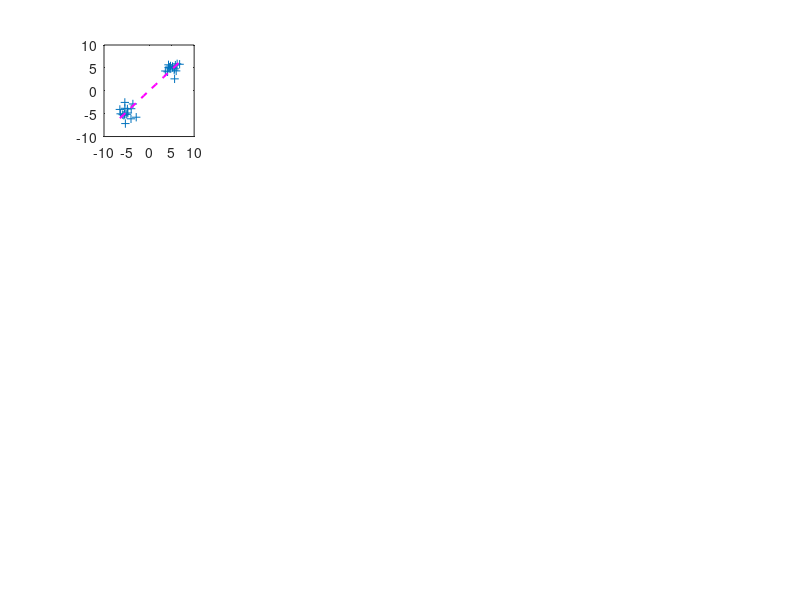

Recreate this plot in MATLAB. (Note: this script raises an error after producing the figure.)
%% Compare RSA Matrices Simulation

N = 16;

figure('Pos', [326 71 1291 912])

mu = [-5 -5; 5 5];
sigma = cat(3,[1 0; 0 1], [1 0; 0 1]);
%rng('default')  % For reproducibility
R = [];
R = [R; mvnrnd(mu(1,:),sigma(:,:,1),N)];
R = [R; mvnrnd(mu(2,:),sigma(:,:,2),N)];

subplot(4,5,1)
plot(R(:,1),R(:,2),'+')
set(gca,'xlim',[-10 10], 'ylim',[-10 10])
hold on
B = polyfit(R(:,1), R(:,2),1);
ls1 = plot(linspace(min(R(:,1)), max(R(:,1)),N),B(2) + linspace(min(R(:,1)), max(R(:,1)),N)*B(1),'--m','linewidth',1.5);
text(ls1.XData(end), ls1.YData(end),strrep(sprintf('r = %1.3f',corr(R(:,1), R(:,2))),'0.','.'),'Color','m')
B = polyfit(R(1:N,1), R(1:N,2),1);
ls2 = plot(linspace(min(R(1:N,1)), max(R(1:N,1)),N),B(2) + linspace(min(R(1:N,1)), max(R(1:N,1)),N)*B(1),'--r','linewidth',1.5);
text(ls2.XData(end), ls2.YData(end),strrep(sprintf('r = %1.3f',corr(R(1:N,1), R(1:N,2))),'0.','.'),'Color','r')
B = polyfit(R(N+1:end,1), R(N+1:end,2),1);
ls3 = plot(linspace(min(R(N+1:end,1)), max(R(N+1:end,1)),N),B(2) + linspace(min(R(N+1:end,1)), max(R(N+1:end,1)),N)*B(1),'--g','linewidth',1.5);
text(ls3.XData(end), ls3.YData(end),strrep(sprintf('r = %1.3f',corr(R(N+1:end,1), R(N+1:end,2))),'0.','.'),'Color','g')
hold off
title(sprintf('V_{corr} = %1.4f', (atanh(corr(R(1:N,1), R(1:N,2))) - atanh(corr(R(N+1:end,1), R(N+1:end,2))))*(atanh(corr(R(:,1), R(:,2))))))

mu = [-1 -1; 1 1];
sigma = cat(3,[1 0; 0 1], [1 0; 0 1]);
%rng('default')  % For reproducibility
R = [];
R = [R; mvnrnd(mu(1,:),sigma(:,:,1),N)];
R = [R; mvnrnd(mu(2,:),sigma(:,:,2),N)];

subplot(4,5,2)
plot(R(:,1),R(:,2),'+')
set(gca,'xlim',[-5 5], 'ylim',[-5 5])
hold on
B = polyfit(R(:,1), R(:,2),1);
ls1 = plot(linspace(min(R(:,1)), max(R(:,1)),N),B(2) + linspace(min(R(:,1)), max(R(:,1)),N)*B(1),'--m','linewidth',1.5);
text(ls1.XData(end), ls1.YData(end),strrep(sprintf('r = %1.3f',corr(R(:,1), R(:,2))),'0.','.'),'Color','m')
B = polyfit(R(1:N,1), R(1:N,2),1);
ls2 = plot(linspace(min(R(1:N,1)), max(R(1:N,1)),N),B(2) + linspace(min(R(1:N,1)), max(R(1:N,1)),N)*B(1),'--r','linewidth',1.5);
text(ls2.XData(end), ls2.YData(end),strrep(sprintf('r = %1.3f',corr(R(1:N,1), R(1:N,2))),'0.','.'),'Color','r')
B = polyfit(R(N+1:end,1), R(N+1:end,2),1);
ls3 = plot(linspace(min(R(N+1:end,1)), max(R(N+1:end,1)),N),B(2) + linspace(min(R(N+1:end,1)), max(R(N+1:end,1)),N)*B(1),'--g','linewidth',1.5);
text(ls3.XData(end), ls3.YData(end),strrep(sprintf('r = %1.3f',corr(R(N+1:end,1), R(N+1:end,2))),'0.','.'),'Color','g')
hold off
title(sprintf('V_{corr} = %1.4f', (atanh(corr(R(1:N,1), R(1:N,2))) - atanh(corr(R(N+1:end,1), R(N+1:end,2))))*(atanh(corr(R(:,1), R(:,2))))))

mu = [0 0; 0 0];
sigma = cat(3,[1 0; 0 1], [1 0; 0 1]);
%rng('default')  % For reproducibility
R = [];
R = [R; mvnrnd(mu(1,:),sigma(:,:,1),N)];
R = [R; mvnrnd(mu(2,:),sigma(:,:,2),N)];

subplot(4,5,3)
plot(R(:,1),R(:,2),'+')
set(gca,'xlim',[-5 5], 'ylim',[-5 5])
hold on
B = polyfit(R(:,1), R(:,2),1);
ls1 = plot(linspace(min(R(:,1)), max(R(:,1)),N),B(2) + linspace(min(R(:,1)), max(R(:,1)),N)*B(1),'--m','linewidth',1.5);
text(ls1.XData(end), ls1.YData(end),strrep(sprintf('r = %1.3f',corr(R(:,1), R(:,2))),'0.','.'),'Color','m')
B = polyfit(R(1:N,1), R(1:N,2),1);
ls2 = plot(linspace(min(R(1:N,1)), max(R(1:N,1)),N),B(2) + linspace(min(R(1:N,1)), max(R(1:N,1)),N)*B(1),'--r','linewidth',1.5);
text(ls2.XData(end), ls2.YData(end),strrep(sprintf('r = %1.3f',corr(R(1:N,1), R(1:N,2))),'0.','.'),'Color','r')
B = polyfit(R(N+1:end,1), R(N+1:end,2),1);
ls3 = plot(linspace(min(R(N+1:end,1)), max(R(N+1:end,1)),N),B(2) + linspace(min(R(N+1:end,1)), max(R(N+1:end,2)),N)*B(1),'--g','linewidth',1.5);
text(ls3.XData(end), ls3.YData(end),strrep(sprintf('r = %1.3f',corr(R(N+1:end,1), R(N+1:end,2))),'0.','.'),'Color','g')
hold off
title(sprintf('V_{corr} = %1.4f', (atanh(corr(R(1:N,1), R(1:N,2))) - atanh(corr(R(N+1:end,1), R(N+1:end,2))))*(atanh(corr(R(:,1), R(:,2))))))

mu = [-1 1; 1 -1];
sigma = cat(3,[1 0; 0 1], [1 0; 0 1]);
%rng('default')  % For reproducibility
R = [];
R = [R; mvnrnd(mu(1,:),sigma(:,:,1),N)];
R = [R; mvnrnd(mu(2,:),sigma(:,:,2),N)];

subplot(4,5,4)
plot(R(:,1),R(:,2),'+')
set(gca,'xlim',[-5 5], 'ylim',[-5 5])
hold on
B = polyfit(R(:,1), R(:,2),1);
ls1 = plot(linspace(min(R(:,1)), max(R(:,1)),N),B(2) + linspace(min(R(:,1)), max(R(:,1)),N)*B(1),'--m','linewidth',1.5);
text(ls1.XData(end), ls1.YData(end),strrep(sprintf('r = %1.3f',corr(R(:,1), R(:,2))),'0.','.'),'Color','m')
B = polyfit(R(1:N,1), R(1:N,2),1);
ls2 = plot(linspace(min(R(1:N,1)), max(R(1:N,1)),N),B(2) + linspace(min(R(1:N,1)), max(R(1:N,1)),N)*B(1),'--r','linewidth',1.5);
text(ls2.XData(end), ls2.YData(end),strrep(sprintf('r = %1.3f',corr(R(1:N,1), R(1:N,2))),'0.','.'),'Color','r')
B = polyfit(R(N+1:end,1), R(N+1:end,2),1);
ls3 = plot(linspace(min(R(N+1:end,1)), max(R(N+1:end,1)),N),B(2) + linspace(min(R(N+1:end,1)), max(R(N+1:end,1)),N)*B(1),'--g','linewidth',1.5);
text(ls3.XData(end), ls3.YData(end),strrep(sprintf('r = %1.3f',corr(R(N+1:end,1), R(N+1:end,2))),'0.','.'),'Color','g')
hold off
title(sprintf('V_{corr} = %1.4f', (atanh(corr(R(1:N,1), R(1:N,2))) - atanh(corr(R(N+1:end,1), R(N+1:end,2))))*(atanh(corr(R(:,1), R(:,2))))))

mu = [-5 5; 5 -5];
sigma = cat(3,[1 0; 0 1], [1 0; 0 1]);
%rng('default')  % For reproducibility
R = [];
R = [R; mvnrnd(mu(1,:),sigma(:,:,1),N)];
R = [R; mvnrnd(mu(2,:),sigma(:,:,2),N)];

subplot(4,5,5)
plot(R(:,1),R(:,2),'+')
set(gca,'xlim',[-10 10], 'ylim',[-10 10])
hold on
B = polyfit(R(:,1), R(:,2),1);
ls1 = plot(linspace(min(R(:,1)), max(R(:,1)),N),B(2) + linspace(min(R(:,1)), max(R(:,1)),N)*B(1),'--m','linewidth',1.5);
text(ls1.XData(end), ls1.YData(end),strrep(sprintf('r = %1.3f',corr(R(:,1), R(:,2))),'0.','.'),'Color','m')
B = polyfit(R(1:N,1), R(1:N,2),1);
ls2 = plot(linspace(min(R(1:N,1)), max(R(1:N,1)),N),B(2) + linspace(min(R(1:N,1)), max(R(1:N,1)),N)*B(1),'--r','linewidth',1.5);
text(ls2.XData(end), ls2.YData(end),strrep(sprintf('r = %1.3f',corr(R(1:N,1), R(1:N,2))),'0.','.'),'Color','r')
B = polyfit(R(N+1:end,1), R(N+1:end,2),1);
ls3 = plot(linspace(min(R(N+1:end,1)), max(R(N+1:end,1)),N),B(2) + linspace(min(R(N+1:end,1)), max(R(N+1:end,1)),N)*B(1),'--g','linewidth',1.5);
text(ls3.XData(end), ls3.YData(end),strrep(sprintf('r = %1.3f',corr(R(N+1:end,1), R(N+1:end,2))),'0.','.'),'Color','g')
hold off
title(sprintf('V_{corr} = %1.4f', (atanh(corr(R(1:N,1), R(1:N,2))) - atanh(corr(R(N+1:end,1), R(N+1:end,2))))*(atanh(corr(R(:,1), R(:,2))))))

mu = [-5 -5; 5 5];
sigma = cat(3,[1 .9; .9 1], [1 0; 0 1]);
%rng('default')  % For reproducibility
R = [];
R = [R; mvnrnd(mu(1,:),sigma(:,:,1),N)];
R = [R; mvnrnd(mu(2,:),sigma(:,:,2),N)];

subplot(4,5,6)
plot(R(:,1),R(:,2),'+')
set(gca,'xlim',[-10 10], 'ylim',[-10 10])
hold on
B = polyfit(R(:,1), R(:,2),1);
ls1 = plot(linspace(min(R(:,1)), max(R(:,1)),N),B(2) + linspace(min(R(:,1)), max(R(:,1)),N)*B(1),'--m','linewidth',1.5);
text(ls1.XData(end), ls1.YData(end),strrep(sprintf('r = %1.3f',corr(R(:,1), R(:,2))),'0.','.'),'Color','m')
B = polyfit(R(1:N,1), R(1:N,2),1);
ls2 = plot(linspace(min(R(1:N,1)), max(R(1:N,1)),N),B(2) + linspace(min(R(1:N,1)), max(R(1:N,1)),N)*B(1),'--r','linewidth',1.5);
text(ls2.XData(end), ls2.YData(end),strrep(sprintf('r = %1.3f',corr(R(1:N,1), R(1:N,2))),'0.','.'),'Color','r')
B = polyfit(R(N+1:end,1), R(N+1:end,2),1);
ls3 = plot(linspace(min(R(N+1:end,1)), max(R(N+1:end,1)),N),B(2) + linspace(min(R(N+1:end,1)), max(R(N+1:end,1)),N)*B(1),'--g','linewidth',1.5);
text(ls3.XData(end), ls3.YData(end),strrep(sprintf('r = %1.3f',corr(R(N+1:end,1), R(N+1:end,2))),'0.','.'),'Color','g')
hold off
title(sprintf('V_{corr} = %1.4f', (atanh(corr(R(1:N,1), R(1:N,2))) - atanh(corr(R(N+1:end,1), R(N+1:end,2))))*(atanh(corr(R(:,1), R(:,2))))))

mu = [-1 -1; 1 1];
sigma = cat(3,[1 .9; .9 1], [1 0; 0 1]);
%rng('default')  % For reproducibility
R = [];
R = [R; mvnrnd(mu(1,:),sigma(:,:,1),N)];
R = [R; mvnrnd(mu(2,:),sigma(:,:,2),N)];

subplot(4,5,7)
plot(R(:,1),R(:,2),'+')
set(gca,'xlim',[-5 5], 'ylim',[-5 5])
hold on
B = polyfit(R(:,1), R(:,2),1);
ls1 = plot(linspace(min(R(:,1)), max(R(:,1)),N),B(2) + linspace(min(R(:,1)), max(R(:,1)),N)*B(1),'--m','linewidth',1.5);
text(ls1.XData(end), ls1.YData(end),strrep(sprintf('r = %1.3f',corr(R(:,1), R(:,2))),'0.','.'),'Color','m')
B = polyfit(R(1:N,1), R(1:N,2),1);
ls2 = plot(linspace(min(R(1:N,1)), max(R(1:N,1)),N),B(2) + linspace(min(R(1:N,1)), max(R(1:N,1)),N)*B(1),'--r','linewidth',1.5);
text(ls2.XData(end), ls2.YData(end),strrep(sprintf('r = %1.3f',corr(R(1:N,1), R(1:N,2))),'0.','.'),'Color','r')
B = polyfit(R(N+1:end,1), R(N+1:end,2),1);
ls3 = plot(linspace(min(R(N+1:end,1)), max(R(N+1:end,1)),N),B(2) + linspace(min(R(N+1:end,1)), max(R(N+1:end,1)),N)*B(1),'--g','linewidth',1.5);
text(ls3.XData(end), ls3.YData(end),strrep(sprintf('r = %1.3f',corr(R(N+1:end,1), R(N+1:end,2))),'0.','.'),'Color','g')
hold off
title(sprintf('V_{corr} = %1.4f', (atanh(corr(R(1:N,1), R(1:N,2))) - atanh(corr(R(N+1:end,1), R(N+1:end,2))))*(atanh(corr(R(:,1), R(:,2))))))

mu = [0 0; 0 0];
sigma = cat(3,[1 .9; .9 1], [1 0; 0 1]);
%rng('default')  % For reproducibility
R = [];
R = [R; mvnrnd(mu(1,:),sigma(:,:,1),N)];
R = [R; mvnrnd(mu(2,:),sigma(:,:,2),N)];

subplot(4,5,8)
plot(R(:,1),R(:,2),'+')
set(gca,'xlim',[-5 5], 'ylim',[-5 5])
hold on
B = polyfit(R(:,1), R(:,2),1);
ls1 = plot(linspace(min(R(:,1)), max(R(:,1)),N),B(2) + linspace(min(R(:,1)), max(R(:,1)),N)*B(1),'--m','linewidth',1.5);
text(ls1.XData(end), ls1.YData(end),strrep(sprintf('r = %1.3f',corr(R(:,1), R(:,2))),'0.','.'),'Color','m')
B = polyfit(R(1:N,1), R(1:N,2),1);
ls2 = plot(linspace(min(R(1:N,1)), max(R(1:N,1)),N),B(2) + linspace(min(R(1:N,1)), max(R(1:N,1)),N)*B(1),'--r','linewidth',1.5);
text(ls2.XData(end), ls2.YData(end),strrep(sprintf('r = %1.3f',corr(R(1:N,1), R(1:N,2))),'0.','.'),'Color','r')
B = polyfit(R(N+1:end,1), R(N+1:end,2),1);
ls3 = plot(linspace(min(R(N+1:end,1)), max(R(N+1:end,1)),N),B(2) + linspace(min(R(N+1:end,1)), max(R(N+1:end,1)),N)*B(1),'--g','linewidth',1.5);
text(ls3.XData(end), ls3.YData(end),strrep(sprintf('r = %1.3f',corr(R(N+1:end,1), R(N+1:end,2))),'0.','.'),'Color','g')
hold off
title(sprintf('V_{corr} = %1.4f', (atanh(corr(R(1:N,1), R(1:N,2))) - atanh(corr(R(N+1:end,1), R(N+1:end,2))))*(atanh(corr(R(:,1), R(:,2))))))

mu = [-1 1; 1 -1];
sigma = cat(3,[1 .9; .9 1], [1 0; 0 1]);
%rng('default')  % For reproducibility
R = [];
R = [R; mvnrnd(mu(1,:),sigma(:,:,1),N)];
R = [R; mvnrnd(mu(2,:),sigma(:,:,2),N)];

subplot(4,5,9)
plot(R(:,1),R(:,2),'+')
set(gca,'xlim',[-5 5], 'ylim',[-5 5])
hold on
B = polyfit(R(:,1), R(:,2),1);
ls1 = plot(linspace(min(R(:,1)), max(R(:,1)),N),B(2) + linspace(min(R(:,1)), max(R(:,1)),N)*B(1),'--m','linewidth',1.5);
text(ls1.XData(end), ls1.YData(end),strrep(sprintf('r = %1.3f',corr(R(:,1), R(:,2))),'0.','.'),'Color','m')
B = polyfit(R(1:N,1), R(1:N,2),1);
ls2 = plot(linspace(min(R(1:N,1)), max(R(1:N,1)),N),B(2) + linspace(min(R(1:N,1)), max(R(1:N,1)),N)*B(1),'--r','linewidth',1.5);
text(ls2.XData(end), ls2.YData(end),strrep(sprintf('r = %1.3f',corr(R(1:N,1), R(1:N,2))),'0.','.'),'Color','r')
B = polyfit(R(N+1:end,1), R(N+1:end,2),1);
ls3 = plot(linspace(min(R(N+1:end,1)), max(R(N+1:end,1)),N),B(2) + linspace(min(R(N+1:end,1)), max(R(N+1:end,1)),N)*B(1),'--g','linewidth',1.5);
text(ls3.XData(end), ls3.YData(end),strrep(sprintf('r = %1.3f',corr(R(N+1:end,1), R(N+1:end,2))),'0.','.'),'Color','g')
hold off
title(sprintf('V_{corr} = %1.4f', (atanh(corr(R(1:N,1), R(1:N,2))) - atanh(corr(R(N+1:end,1), R(N+1:end,2))))*(atanh(corr(R(:,1), R(:,2))))))

mu = [-5 5; 5 -5];
sigma = cat(3,[1 .9; .9 1], [1 0; 0 1]);
%rng('default')  % For reproducibility
R = [];
R = [R; mvnrnd(mu(1,:),sigma(:,:,1),N)];
R = [R; mvnrnd(mu(2,:),sigma(:,:,2),N)];

subplot(4,5,10)
plot(R(:,1),R(:,2),'+')
set(gca,'xlim',[-10 10], 'ylim',[-10 10])
hold on
B = polyfit(R(:,1), R(:,2),1);
ls1 = plot(linspace(min(R(:,1)), max(R(:,1)),N),B(2) + linspace(min(R(:,1)), max(R(:,1)),N)*B(1),'--m','linewidth',1.5);
text(ls1.XData(end), ls1.YData(end),strrep(sprintf('r = %1.3f',corr(R(:,1), R(:,2))),'0.','.'),'Color','m')
B = polyfit(R(1:N,1), R(1:N,2),1);
ls2 = plot(linspace(min(R(1:N,1)), max(R(1:N,1)),N),B(2) + linspace(min(R(1:N,1)), max(R(1:N,1)),N)*B(1),'--r','linewidth',1.5);
text(ls2.XData(end), ls2.YData(end),strrep(sprintf('r = %1.3f',corr(R(1:N,1), R(1:N,2))),'0.','.'),'Color','r')
B = polyfit(R(N+1:end,1), R(N+1:end,2),1);
ls3 = plot(linspace(min(R(N+1:end,1)), max(R(N+1:end,1)),N),B(2) + linspace(min(R(N+1:end,1)), max(R(N+1:end,1)),N)*B(1),'--g','linewidth',1.5);
text(ls3.XData(end), ls3.YData(end),strrep(sprintf('r = %1.3f',corr(R(N+1:end,1), R(N+1:end,2))),'0.','.'),'Color','g')
hold off
title(sprintf('V_{corr} = %1.4f', (atanh(corr(R(1:N,1), R(1:N,2))) - atanh(corr(R(N+1:end,1), R(N+1:end,2))))*(atanh(corr(R(:,1), R(:,2))))))

mu = [-5 -5; 5 5];
sigma = cat(3,[1 .9; .9 1], [1 -.9; -.9 1]);
%rng('default')  % For reproducibility
R = [];
R = [R; mvnrnd(mu(1,:),sigma(:,:,1),N)];
R = [R; mvnrnd(mu(2,:),sigma(:,:,2),N)];

subplot(4,5,11)
plot(R(:,1),R(:,2),'+')
set(gca,'xlim',[-10 10], 'ylim',[-10 10])
hold on
B = polyfit(R(:,1), R(:,2),1);
ls1 = plot(linspace(min(R(:,2)), max(R(:,2)),N),B(2) + linspace(min(R(:,2)), max(R(:,2)),N)*B(1),'--m','linewidth',1.5);
text(ls1.XData(end), ls1.YData(end),strrep(sprintf('r = %1.3f',corr(R(:,1), R(:,2))),'0.','.'),'Color','m')
B = polyfit(R(1:N,1), R(1:N,2),1);
ls2 = plot(linspace(min(R(1:N,2)), max(R(1:N,2)),N),B(2) + linspace(min(R(1:N,2)), max(R(1:N,2)),N)*B(1),'--r','linewidth',1.5);
text(ls2.XData(end), ls2.YData(end),strrep(sprintf('r = %1.3f',corr(R(1:N,1), R(1:N,2))),'0.','.'),'Color','r')
B = polyfit(R(N+1:end,1), R(N+1:end,2),1);
ls3 = plot(linspace(min(R(N+1:end,2)), max(R(N+1:end,2)),N),B(2) + linspace(min(R(N+1:end,2)), max(R(N+1:end,2)),N)*B(1),'--g','linewidth',1.5);
text(ls3.XData(end), ls3.YData(end),strrep(sprintf('r = %1.3f',corr(R(N+1:end,1), R(N+1:end,2))),'0.','.'),'Color','g')
hold off
title(sprintf('V_{corr} = %1.4f', (atanh(corr(R(1:N,1), R(1:N,2))) - atanh(corr(R(N+1:end,1), R(N+1:end,2))))*(atanh(corr(R(:,1), R(:,2))))))

mu = [-1 -1; 1 1];
sigma = cat(3,[1 .9; .9 1], [1 -.9; -.9 1]);
%rng('default')  % For reproducibility
R = [];
R = [R; mvnrnd(mu(1,:),sigma(:,:,1),N)];
R = [R; mvnrnd(mu(2,:),sigma(:,:,2),N)];

subplot(4,5,12)
plot(R(:,1),R(:,2),'+')
set(gca,'xlim',[-5 5], 'ylim',[-5 5])
hold on
B = polyfit(R(:,1), R(:,2),1);
ls1 = plot(linspace(min(R(:,1)), max(R(:,1)),N),B(2) + linspace(min(R(:,1)), max(R(:,1)),N)*B(1),'--m','linewidth',1.5);
text(ls1.XData(end), ls1.YData(end),strrep(sprintf('r = %1.3f',corr(R(:,1), R(:,2))),'0.','.'),'Color','m')
B = polyfit(R(1:N,1), R(1:N,2),1);
ls2 = plot(linspace(min(R(1:N,1)), max(R(1:N,1)),N),B(2) + linspace(min(R(1:N,1)), max(R(1:N,1)),N)*B(1),'--r','linewidth',1.5);
text(ls2.XData(end), ls2.YData(end),strrep(sprintf('r = %1.3f',corr(R(1:N,1), R(1:N,2))),'0.','.'),'Color','r')
B = polyfit(R(N+1:end,1), R(N+1:end,2),1);
ls3 = plot(linspace(min(R(N+1:end,1)), max(R(N+1:end,1)),N),B(2) + linspace(min(R(N+1:end,1)), max(R(N+1:end,1)),N)*B(1),'--g','linewidth',1.5);
text(ls3.XData(end), ls3.YData(end),strrep(sprintf('r = %1.3f',corr(R(N+1:end,1), R(N+1:end,2))),'0.','.'),'Color','g')
hold off
title(sprintf('V_{corr} = %1.4f', (atanh(corr(R(1:N,1), R(1:N,2))) - atanh(corr(R(N+1:end,1), R(N+1:end,2))))*(atanh(corr(R(:,1), R(:,2))))))

mu = [0 0; 0 0];
sigma = cat(3,[1 .9; .9 1], [1 -.9; -.9 1]);
%rng('default')  % For reproducibility
R = [];
R = [R; mvnrnd(mu(1,:),sigma(:,:,1),N)];
R = [R; mvnrnd(mu(2,:),sigma(:,:,2),N)];

subplot(4,5,13)
plot(R(:,1),R(:,2),'+')
set(gca,'xlim',[-5 5], 'ylim',[-5 5])
hold on
B = polyfit(R(:,1), R(:,2),1);
ls1 = plot(linspace(min(R(:,1)), max(R(:,1)),N),B(2) + linspace(min(R(:,1)), max(R(:,1)),N)*B(1),'--m','linewidth',1.5);
text(ls1.XData(end), ls1.YData(end),strrep(sprintf('r = %1.3f',corr(R(:,1), R(:,2))),'0.','.'),'Color','m')
B = polyfit(R(1:N,1), R(1:N,2),1);
ls2 = plot(linspace(min(R(1:N,1)), max(R(1:N,1)),N),B(2) + linspace(min(R(1:N,1)), max(R(1:N,1)),N)*B(1),'--r','linewidth',1.5);
text(ls2.XData(end), ls2.YData(end),strrep(sprintf('r = %1.3f',corr(R(1:N,1), R(1:N,2))),'0.','.'),'Color','r')
B = polyfit(R(N+1:end,1), R(N+1:end,2),1);
ls3 = plot(linspace(min(R(N+1:end,1)), max(R(N+1:end,1)),N),B(2) + linspace(min(R(N+1:end,1)), max(R(N+1:end,1)),N)*B(1),'--g','linewidth',1.5);
text(ls3.XData(end), ls3.YData(end),strrep(sprintf('r = %1.3f',corr(R(N+1:end,1), R(N+1:end,2))),'0.','.'),'Color','g')
hold off
title(sprintf('V_{corr} = %1.4f', (atanh(corr(R(1:N,1), R(1:N,2))) - atanh(corr(R(N+1:end,1), R(N+1:end,2))))*(atanh(corr(R(:,1), R(:,2))))))

mu = [-1 1; 1 -1];
sigma = cat(3,[1 .9; .9 1], [1 -.9; -.9 1]);
%rng('default')  % For reproducibility
R = [];
R = [R; mvnrnd(mu(1,:),sigma(:,:,1),N)];
R = [R; mvnrnd(mu(2,:),sigma(:,:,2),N)];

subplot(4,5,14)
plot(R(:,1),R(:,2),'+')
set(gca,'xlim',[-5 5], 'ylim',[-5 5])
hold on
B = polyfit(R(:,1), R(:,2),1);
ls1 = plot(linspace(min(R(:,1)), max(R(:,1)),N),B(2) + linspace(min(R(:,1)), max(R(:,1)),N)*B(1),'--m','linewidth',1.5);
text(ls1.XData(end), ls1.YData(end),strrep(sprintf('r = %1.3f',corr(R(:,1), R(:,2))),'0.','.'),'Color','m')
B = polyfit(R(1:N,1), R(1:N,2),1);
ls2 = plot(linspace(min(R(1:N,1)), max(R(1:N,1)),N),B(2) + linspace(min(R(1:N,1)), max(R(1:N,1)),N)*B(1),'--r','linewidth',1.5);
text(ls2.XData(end), ls2.YData(end),strrep(sprintf('r = %1.3f',corr(R(1:N,1), R(1:N,2))),'0.','.'),'Color','r')
B = polyfit(R(N+1:end,1), R(N+1:end,2),1);
ls3 = plot(linspace(min(R(N+1:end,1)), max(R(N+1:end,1)),N),B(2) + linspace(min(R(N+1:end,1)), max(R(N+1:end,1)),N)*B(1),'--g','linewidth',1.5);
text(ls3.XData(end), ls3.YData(end),strrep(sprintf('r = %1.3f',corr(R(N+1:end,1), R(N+1:end,2))),'0.','.'),'Color','g')
hold off
title(sprintf('V_{corr} = %1.4f', (atanh(corr(R(1:N,1), R(1:N,2))) - atanh(corr(R(N+1:end,1), R(N+1:end,2))))*(atanh(corr(R(:,1), R(:,2))))))

mu = [-5 5; 5 -5];
sigma = cat(3,[1 .9; .9 1], [1 -.9; -.9 1]);
%rng('default')  % For reproducibility
R = [];
R = [R; mvnrnd(mu(1,:),sigma(:,:,1),N)];
R = [R; mvnrnd(mu(2,:),sigma(:,:,2),N)];

subplot(4,5,15)
plot(R(:,1),R(:,2),'+')
set(gca,'xlim',[-10 10], 'ylim',[-10 10])
hold on
B = polyfit(R(:,1), R(:,2),1);
ls1 = plot(linspace(min(R(:,1)), max(R(:,1)),N),B(2) + linspace(min(R(:,1)), max(R(:,1)),N)*B(1),'--m','linewidth',1.5);
text(ls1.XData(end), ls1.YData(end),strrep(sprintf('r = %1.3f',corr(R(:,1), R(:,2))),'0.','.'),'Color','m')
B = polyfit(R(1:N,1), R(1:N,2),1);
ls2 = plot(linspace(min(R(1:N,1)), max(R(1:N,1)),N),B(2) + linspace(min(R(1:N,1)), max(R(1:N,1)),N)*B(1),'--r','linewidth',1.5);
text(ls2.XData(end), ls2.YData(end),strrep(sprintf('r = %1.3f',corr(R(1:N,1), R(1:N,2))),'0.','.'),'Color','r')
B = polyfit(R(N+1:end,1), R(N+1:end,2),1);
ls3 = plot(linspace(min(R(N+1:end,1)), max(R(N+1:end,1)),N),B(2) + linspace(min(R(N+1:end,1)), max(R(N+1:end,1)),N)*B(1),'--g','linewidth',1.5);
text(ls3.XData(end), ls3.YData(end),strrep(sprintf('r = %1.3f',corr(R(N+1:end,1), R(N+1:end,2))),'0.','.'),'Color','g')
hold off
title(sprintf('V_{corr} = %1.4f', (atanh(corr(R(1:N,1), R(1:N,2))) - atanh(corr(R(N+1:end,1), R(N+1:end,2))))*(atanh(corr(R(:,1), R(:,2))))))

mu = [-5 -5; 5 5];
sigma = cat(3,[1 -.9; -.9 1], [1 -.9; -.9 1]);
%rng('default')  % For reproducibility
R = [];
R = [R; mvnrnd(mu(1,:),sigma(:,:,1),N)];
R = [R; mvnrnd(mu(2,:),sigma(:,:,2),N)];

subplot(4,5,16)
plot(R(:,1),R(:,2),'+')
set(gca,'xlim',[-10 10], 'ylim',[-10 10])
hold on
B = polyfit(R(:,1), R(:,2),1);
ls1 = plot(linspace(min(R(:,2)), max(R(:,2)),N),B(2) + linspace(min(R(:,2)), max(R(:,2)),N)*B(1),'--m','linewidth',1.5);
text(ls1.XData(end), ls1.YData(end),strrep(sprintf('r = %1.3f',corr(R(:,1), R(:,2))),'0.','.'),'Color','m')
B = polyfit(R(1:N,1), R(1:N,2),1);
ls2 = plot(linspace(min(R(1:N,2)), max(R(1:N,2)),N),B(2) + linspace(min(R(1:N,2)), max(R(1:N,2)),N)*B(1),'--r','linewidth',1.5);
text(ls2.XData(end), ls2.YData(end),strrep(sprintf('r = %1.3f',corr(R(1:N,1), R(1:N,2))),'0.','.'),'Color','r')
B = polyfit(R(N+1:end,1), R(N+1:end,2),1);
ls3 = plot(linspace(min(R(N+1:end,2)), max(R(N+1:end,2)),N),B(2) + linspace(min(R(N+1:end,2)), max(R(N+1:end,2)),N)*B(1),'--g','linewidth',1.5);
text(ls3.XData(end), ls3.YData(end),strrep(sprintf('r = %1.3f',corr(R(N+1:end,1), R(N+1:end,2))),'0.','.'),'Color','g')
hold off
title(sprintf('V_{corr} = %1.4f', (atanh(corr(R(1:N,1), R(1:N,2))) - atanh(corr(R(N+1:end,1), R(N+1:end,2))))*(atanh(corr(R(:,1), R(:,2))))))

mu = [-1 -1; 1 1];
sigma = cat(3,[1 -.9; -.9 1], [1 -.9; -.9 1]);
%rng('default')  % For reproducibility
R = [];
R = [R; mvnrnd(mu(1,:),sigma(:,:,1),N)];
R = [R; mvnrnd(mu(2,:),sigma(:,:,2),N)];

subplot(4,5,17)
plot(R(:,1),R(:,2),'+')
set(gca,'xlim',[-5 5], 'ylim',[-5 5])
hold on
B = polyfit(R(:,1), R(:,2),1);
ls1 = plot(linspace(min(R(:,1)), max(R(:,1)),N),B(2) + linspace(min(R(:,1)), max(R(:,1)),N)*B(1),'--m','linewidth',1.5);
text(ls1.XData(end), ls1.YData(end),strrep(sprintf('r = %1.3f',corr(R(:,1), R(:,2))),'0.','.'),'Color','m')
B = polyfit(R(1:N,1), R(1:N,2),1);
ls2 = plot(linspace(min(R(1:N,1)), max(R(1:N,1)),N),B(2) + linspace(min(R(1:N,1)), max(R(1:N,1)),N)*B(1),'--r','linewidth',1.5);
text(ls2.XData(end), ls2.YData(end),strrep(sprintf('r = %1.3f',corr(R(1:N,1), R(1:N,2))),'0.','.'),'Color','r')
B = polyfit(R(N+1:end,1), R(N+1:end,2),1);
ls3 = plot(linspace(min(R(N+1:end,1)), max(R(N+1:end,1)),N),B(2) + linspace(min(R(N+1:end,1)), max(R(N+1:end,1)),N)*B(1),'--g','linewidth',1.5);
text(ls3.XData(end), ls3.YData(end),strrep(sprintf('r = %1.3f',corr(R(N+1:end,1), R(N+1:end,2))),'0.','.'),'Color','g')
hold off
title(sprintf('V_{corr} = %1.4f', (atanh(corr(R(1:N,1), R(1:N,2))) - atanh(corr(R(N+1:end,1), R(N+1:end,2))))*(atanh(corr(R(:,1), R(:,2))))))

mu = [0 0; 0 0];
sigma = cat(3,[1 -.9; -.9 1], [1 -.9; -.9 1]);
%rng('default')  % For reproducibility
R = [];
R = [R; mvnrnd(mu(1,:),sigma(:,:,1),N)];
R = [R; mvnrnd(mu(2,:),sigma(:,:,2),N)];

subplot(4,5,18)
plot(R(:,1),R(:,2),'+')
set(gca,'xlim',[-5 5], 'ylim',[-5 5])
hold on
B = polyfit(R(:,1), R(:,2),1);
ls1 = plot(linspace(min(R(:,1)), max(R(:,1)),N),B(2) + linspace(min(R(:,1)), max(R(:,1)),N)*B(1),'--m','linewidth',1.5);
text(ls1.XData(end), ls1.YData(end),strrep(sprintf('r = %1.3f',corr(R(:,1), R(:,2))),'0.','.'),'Color','m')
B = polyfit(R(1:N,1), R(1:N,2),1);
ls2 = plot(linspace(min(R(1:N,1)), max(R(1:N,1)),N),B(2) + linspace(min(R(1:N,1)), max(R(1:N,1)),N)*B(1),'--r','linewidth',1.5);
text(ls2.XData(end), ls2.YData(end),strrep(sprintf('r = %1.3f',corr(R(1:N,1), R(1:N,2))),'0.','.'),'Color','r')
B = polyfit(R(N+1:end,1), R(N+1:end,2),1);
ls3 = plot(linspace(min(R(N+1:end,1)), max(R(N+1:end,1)),N),B(2) + linspace(min(R(N+1:end,1)), max(R(N+1:end,1)),N)*B(1),'--g','linewidth',1.5);
text(ls3.XData(end), ls3.YData(end),strrep(sprintf('r = %1.3f',corr(R(N+1:end,1), R(N+1:end,2))),'0.','.'),'Color','g')
hold off
title(sprintf('V_{corr} = %1.4f', (atanh(corr(R(1:N,1), R(1:N,2))) - atanh(corr(R(N+1:end,1), R(N+1:end,2))))*(atanh(corr(R(:,1), R(:,2))))))

mu = [-1 1; 1 -1];
sigma = cat(3,[1 -.9; -.9 1], [1 -.9; -.9 1]);
%rng('default')  % For reproducibility
R = [];
R = [R; mvnrnd(mu(1,:),sigma(:,:,1),N)];
R = [R; mvnrnd(mu(2,:),sigma(:,:,2),N)];

subplot(4,5,19)
plot(R(:,1),R(:,2),'+')
set(gca,'xlim',[-5 5], 'ylim',[-5 5])
hold on
B = polyfit(R(:,1), R(:,2),1);
ls1 = plot(linspace(min(R(:,1)), max(R(:,1)),N),B(2) + linspace(min(R(:,1)), max(R(:,1)),N)*B(1),'--m','linewidth',1.5);
text(ls1.XData(end), ls1.YData(end),strrep(sprintf('r = %1.3f',corr(R(:,1), R(:,2))),'0.','.'),'Color','m')
B = polyfit(R(1:N,1), R(1:N,2),1);
ls2 = plot(linspace(min(R(1:N,1)), max(R(1:N,1)),N),B(2) + linspace(min(R(1:N,1)), max(R(1:N,1)),N)*B(1),'--r','linewidth',1.5);
text(ls2.XData(end), ls2.YData(end),strrep(sprintf('r = %1.3f',corr(R(1:N,1), R(1:N,2))),'0.','.'),'Color','r')
B = polyfit(R(N+1:end,1), R(N+1:end,2),1);
ls3 = plot(linspace(min(R(N+1:end,1)), max(R(N+1:end,1)),N),B(2) + linspace(min(R(N+1:end,1)), max(R(N+1:end,1)),N)*B(1),'--g','linewidth',1.5);
text(ls3.XData(end), ls3.YData(end),strrep(sprintf('r = %1.3f',corr(R(N+1:end,1), R(N+1:end,2))),'0.','.'),'Color','g')
hold off
title(sprintf('V_{corr} = %1.4f', (atanh(corr(R(1:N,1), R(1:N,2))) - atanh(corr(R(N+1:end,1), R(N+1:end,2))))*(atanh(corr(R(:,1), R(:,2))))))

mu = [-5 5; 5 -5];
sigma = cat(3,[1 -.9; -.9 1], [1 -.9; -.9 1]);
%rng('default')  % For reproducibility
R = [];
R = [R; mvnrnd(mu(1,:),sigma(:,:,1),N)];
R = [R; mvnrnd(mu(2,:),sigma(:,:,2),N)];

subplot(4,5,20)
plot(R(:,1),R(:,2),'+')
set(gca,'xlim',[-10 10], 'ylim',[-10 10])
hold on
B = polyfit(R(:,1), R(:,2),1);
ls1 = plot(linspace(min(R(:,1)), max(R(:,1)),N),B(2) + linspace(min(R(:,1)), max(R(:,1)),N)*B(1),'--m','linewidth',1.5);
text(ls1.XData(end), ls1.YData(end),strrep(sprintf('r = %1.3f',corr(R(:,1), R(:,2))),'0.','.'),'Color','m')
B = polyfit(R(1:N,1), R(1:N,2),1);
ls2 = plot(linspace(min(R(1:N,1)), max(R(1:N,1)),N),B(2) + linspace(min(R(1:N,1)), max(R(1:N,1)),N)*B(1),'--r','linewidth',1.5);
text(ls2.XData(end), ls2.YData(end),strrep(sprintf('r = %1.3f',corr(R(1:N,1), R(1:N,2))),'0.','.'),'Color','r')
B = polyfit(R(N+1:end,1), R(N+1:end,2),1);
ls3 = plot(linspace(min(R(N+1:end,1)), max(R(N+1:end,1)),N),B(2) + linspace(min(R(N+1:end,1)), max(R(N+1:end,1)),N)*B(1),'--g','linewidth',1.5);
text(ls3.XData(end), ls3.YData(end),strrep(sprintf('r = %1.3f',corr(R(N+1:end,1), R(N+1:end,2))),'0.','.'),'Color','g')
hold off
title(sprintf('V_{corr} = %1.4f', (atanh(corr(R(1:N,1), R(1:N,2))) - atanh(corr(R(N+1:end,1), R(N+1:end,2))))*(atanh(corr(R(:,1), R(:,2))))))



%% Matrix 


N = 16;

%figure('Pos', [326 71 1291 912])

mu = [0 0; 0 0];
sigma = cat(3,[1 0.99; 0.99 1], [1 0; 0 1]);
%rng('default')  % For reproducibility
R = [];
R = [R; mvnrnd(mu(1,:),sigma(:,:,1),0.5*N*(0.5*N -1))];
R = [R; mvnrnd(mu(2,:),sigma(:,:,2),0.5*N*(0.5*N -1))];

fast_corr(tiedrank_(R(:,1),1), tiedrank_(R(:,2),1));
ICC(tiedrank_(R,1), 'A-k');
ICC(tiedrank_(R,1), 'C-k');


corrs1 = -0.9:0.05:0.9;
corrs2 = -0.9:0.05:0.9;

mu = [0 0; 0 0];
sigma = cat(3,[1 0; 0 1], [1 0; 0 1]);
Cor_Mat = zeros(length(corrs1),length(corrs2));
ICC_C_Mat = zeros(length(corrs1),length(corrs2));
ICC_A_Mat = zeros(length(corrs1),length(corrs2));
for c1 = 1:length(corrs1)
    for c2 = 1:length(corrs2)
        sigma(1,2,1) = corrs1(c1); sigma(2,1,1) = corrs1(c1);
        sigma(1,2,2) = corrs2(c2); sigma(2,1,2) = corrs2(c2);
        R = [];
        R = [R; mvnrnd(mu(1,:),sigma(:,:,1),0.5*N*(0.5*N -1))];
        R = [R; mvnrnd(mu(2,:),sigma(:,:,2),0.5*N*(0.5*N -1))];

        Cor_Mat(c1,c2) = fast_corr(tiedrank_(R(:,1),1), tiedrank_(R(:,2),1));
        %ICC_A_Mat(c1,c2) = ICC([R(1:56,1:2) R(57:112,1:2)], 'A-1');
        %ICC_C_Mat(c1,c2) = ICC([R(1:56,1:2) R(57:112,1:2)], 'C-1');
        tr_data = tiedrank_(R,1);
        ICC_A_Mat(c1,c2) = ICC([tr_data(1:56,1:2) tr_data(57:112,1:2)], 'A-k');
        ICC_C_Mat(c1,c2) = ICC([tr_data(1:56,1:2) tr_data(57:112,1:2)], 'C-k');
    end
end

figure
subplot(1,3,1)
surf(corrs1, corrs2, Cor_Mat)
title('Correlation'), xlabel('x'), ylabel('y')
subplot(1,3,2)
surf(corrs1, corrs2, ICC_A_Mat)
%set(gca,'zlim',[-3 1.2])
title('ICC Agreement'), xlabel('x'), ylabel('y')
subplot(1,3,3)
surf(corrs1, corrs2, ICC_C_Mat)
%set(gca,'zlim',[-3 1.2])
title('ICC Consistency'), xlabel('x'), ylabel('y')

figure
surf(corrs1, corrs2, ICC_A_Mat./ICC_C_Mat)
title('ICC Agreement/Consistency'), xlabel('x'), ylabel('y')


mus1 = -3:0.2:3;
mus2 = -3:0.2:3;

mu = [0 0; 0 0];
sigma = cat(3,[1 0; 0 1], [1 0; 0 1]);
Cor_Mat = zeros(length(mus1),length(mus2));
ICC_C_Mat = zeros(length(mus1),length(mus2));
ICC_A_Mat = zeros(length(mus1),length(mus2));
for m1 = 1:length(mus1)
    for m2 = 1:length(mus2) 
        mu(2,:) = [mus1(m1) mus2(m2)];
        R = [];
        R = [R; mvnrnd(mu(1,:),sigma(:,:,1),0.5*N*(0.5*N -1))];
        R = [R; mvnrnd(mu(2,:),sigma(:,:,2),0.5*N*(0.5*N -1))];

        Cor_Mat(m1,m2) = fast_corr(tiedrank_(R(:,1),1), tiedrank_(R(:,2),1));
        %ICC_A_Mat(m1,m2) = ICC([R(1:56,1:2) R(57:112,1:2)], 'A-1');
        %ICC_C_Mat(m1,m2) = ICC([R(1:56,1:2) R(57:112,1:2)], 'C-1');
        tr_data = tiedrank_(R,1);
        ICC_A_Mat(m1,m2) = ICC([tr_data(1:56,1:2) tr_data(57:112,1:2)], 'A-k');
        ICC_C_Mat(m1,m2) = ICC([tr_data(1:56,1:2) tr_data(57:112,1:2)], 'C-k');
    end
end

figure
subplot(1,3,1)
surf(mus1, mus2, Cor_Mat)
title('Correlation'), xlabel('x'), ylabel('y')
subplot(1,3,2)
surf(mus1, mus2, ICC_A_Mat)
%set(gca,'zlim',[-3 1.2])
title('ICC Agreement'), xlabel('x'), ylabel('y')
subplot(1,3,3)
surf(mus1, mus2, ICC_C_Mat)
%set(gca,'zlim',[-3 1.2])
title('ICC Consistency'), xlabel('x'), ylabel('y')


figure
surf(mus1, mus2, ICC_A_Mat./ICC_C_Mat)
title('ICC Agreement/Consistency'), xlabel('x'), ylabel('y')



mus1 = -2:1:2;
mus2 = -2:1:2;

mu = [0 0; 0 0];
sigma = cat(3,[1 0; 0 1], [1 0; 0 1]);
Cor_Cell = cell(length(mus1),length(mus2));
ICC_C_Cell = cell(length(mus1),length(mus2));
ICC_A_Cell = cell(length(mus1),length(mus2));
for m1 = 1:length(mus1)
    for m2 = 1:length(mus2) 

        corrs1 = -0.9:0.1:0.9;
        corrs2 = -0.9:0.1:0.9;

        Cor_Cell{m1,m2} = zeros(length(corrs1),length(corrs2));
        ICC_C_Cell{m1,m2} = zeros(length(corrs1),length(corrs2));
        ICC_A_Cell{m1,m2} = zeros(length(corrs1),length(corrs2));
        for c1 = 1:length(corrs1)
            for c2 = 1:length(corrs2)
                mu(2,:) = [mus1(m1) mus2(m2)];
                sigma(1,2,1) = corrs1(c1); sigma(2,1,1) = corrs1(c1);
                sigma(1,2,2) = corrs2(c2); sigma(2,1,2) = corrs2(c2);
                R = [];
                R = [R; mvnrnd(mu(1,:),sigma(:,:,1),0.5*N*(0.5*N -1))];
                R = [R; mvnrnd(mu(2,:),sigma(:,:,2),0.5*N*(0.5*N -1))];

                Cor_Cell{m1,m2}(c1,c2) = fast_corr(tiedrank_(R(:,1),1), tiedrank_(R(:,2),1));
                ICC_C_Cell{m1,m2}(c1,c2) = ICC([R(1:56,1:2) R(57:112,1:2)], 'A-1');
                ICC_A_Cell{m1,m2}(c1,c2) = ICC([R(1:56,1:2) R(57:112,1:2)], 'C-1');
                %tr_data = tiedrank_(R,1);
                %ICC_C_Cell{m1,m2}(c1,c2) = ICC([tr_data(1:56,1:2) tr_data(57:112,1:2)], 'A-1');
                %ICC_A_Cell{m1,m2}(c1,c2) = ICC([tr_data(1:56,1:2) tr_data(57:112,1:2)], 'C-1');
            end
        end
        
    end
end


figure
Data = ICC_C_Cell';
tmp_max = cell2mat(cellfun(@(x) max(x(:)), Data,'UniformOutput',0));
tmp_min = cell2mat(cellfun(@(x) min(x(:)), Data,'UniformOutput',0));
c_limit = [min(tmp_min(:)) max(tmp_max(:))];
for sbp = 1:25
    subplot(5,5,sbp)
    imagesc(Data{sbp})
    set(gca,'clim',c_limit, 'xtick',[], 'ytick',[])
    axis square
end 

figure
Data1 = ICC_C_Cell';
Data2 = ICC_A_Cell';
tmp_max = cell2mat(cellfun(@(x,y) max(x(:)./y(:)), Data1, Data2,'UniformOutput',0));
tmp_min = cell2mat(cellfun(@(x,y) min(x(:)./y(:)), Data1, Data2,'UniformOutput',0));
c_limit = [min(tmp_min(:)) max(tmp_max(:))];
for sbp = 1:25
    subplot(5,5,sbp)
    cur_data = Data1{sbp}./Data2{sbp};
    imagesc(cur_data)
    set(gca,'clim',c_limit,'xtick',[], 'ytick',[])
    axis square
end 


N = 16;

mus1 = [-3 -1 0 1 3]; %-2:1:2;
mus2 = [3 1 0 -1 -3]; %2:-1:-2;

mu = [0 0; 0 0];
sigma = cat(3,[1 0; 0 1], [1 0; 0 1]);
NMeas_Cell = cell(length(mus2),length(mus1));
for m2 = 1:length(mus2)
    for m1 = 1:length(mus1) 

        corrs1 = -0.9:0.1:0.9;
        corrs2 = 0.9:-0.1:-0.9;

        NMeas_Cell{m2,m1} = zeros(length(corrs2),length(corrs1));
        for c2 = 1:length(corrs2)
            for c1 = 1:length(corrs1)
                mu(2,:) = [mus1(m1) mus2(m2)];
                sigma(1,2,1) = corrs1(c1); sigma(2,1,1) = corrs1(c1);
                sigma(1,2,2) = corrs2(c2); sigma(2,1,2) = corrs2(c2);
                R = [];
                R = [R; mvnrnd(mu(1,:),sigma(:,:,1),0.5*N*(0.5*N -1))];
                R = [R; mvnrnd(mu(2,:),sigma(:,:,2),0.5*N*(0.5*N -1))];
                
                cur_data_all = tiedrank_(R,1);
                cor_all = fast_corr(cur_data_all(:,1), cur_data_all(:,2));
                cur_data = tiedrank_(R(1:56,:),1);
                cor_wi  = fast_corr(cur_data(:,1), cur_data(:,2));
                cur_data = tiedrank_(R(57:112,:),1);
                cor_bt  = fast_corr(cur_data(:,1), cur_data(:,2));
                %NMeas_Cell{m2,m1}(c2,c1) = (atanh(cor_wi) - atanh(cor_bt))*atanh(cor_all);
                %[~,p_val] = ttest2(reshape(R(1:56,:),56*2,1), reshape(R(56+1:end,:),56*2,1));
                %NMeas_Cell{m2,m1}(c2,c1) = (abs(norminv(p_val,0,1))/abs(atanh(cor_wi) - atanh(cor_bt)))*atanh(cor_all);
                
                %X = [ones(N*(0.5*N -1),1), cur_data_all(:,2)];
                %%X = [ones(N*(0.5*N -1),1), kron([1;0], ones(0.5*N*(0.5*N -1),1))];
                %%X = R_tr(:,2);
                %y = cur_data_all(:,1);
                %SS_tot = (y - mean(y))' * (y - mean(y));
                %SS_res1 = y'*(eye(N*(0.5*N -1)) - X*((X'*X)\X'))*y;
                %%Rsq1 = 1 - SS_res1/SS_tot;
                %X = [ones(N*(0.5*N -1),1), cur_data_all(:,2), kron([1;0], ones(0.5*N*(0.5*N -1),1))];
                %%X = [ones(N*(0.5*N -1),1), cur_data_all(:,2), kron([1;0], ones(0.5*N*(0.5*N -1),1)).*cur_data_all(:,2)];
                %%X = [R_tr(:,2), kron([1;0], ones(0.5*N*(0.5*N -1),1)), kron([0;1], ones(0.5*N*(0.5*N -1),1))];
                %SS_res2 = y'*(eye(N*(0.5*N -1)) - X*((X'*X)\X'))*y;
                %%Rsq2 = 1 - SS_res2/SS_tot;
                %F = (SS_res1 - SS_res2)/(SS_res2 / (N*(0.5*N -1) - 3));
                %NMeas_Cell{m2,m1}(c2,c1) = abs(f2z_bloc(F,1,N*(0.5*N -1) - 3))*atanh(cor_all);
                
                %y = (cur_data_all(:,1) - mean(cur_data_all(:))) .* (cur_data_all(:,2) - mean(cur_data_all(:)));
                y = tiedrank_(R(:,1) .* R(:,2),1);
                X = [kron([1;0], ones(0.5*N*(0.5*N -1),1)) kron([0;1], ones(0.5*N*(0.5*N -1),1))];
                SS_tot = (y - mean(y))' * (y - mean(y));
                SS_res = (y - X*((X'*X)\X'*y))' * (y - X*((X'*X)\X'*y));
                NMeas_Cell{m2,m1}(c2,c1) = atanh(sqrt(1 - SS_res/SS_tot)) * atanh(cor_all);
                
                %[~,~,stats] = manova1(cur_data_all,[repmat({'sub1'},0.5*N*(0.5*N -1),1); repmat({'sub2'},0.5*N*(0.5*N -1),1)]);
                %NMeas_Cell{m2,m1}(c2,c1) = atanh(sqrt(1 - min(stats.lambda,1))) * atanh(cor_all);
                
                %X = [kron([1;0], ones(0.5*N*(0.5*N -1),1)) kron([0;1], ones(0.5*N*(0.5*N -1),1))];
                
                %dat1 = R(logical(X(:,1)),:); dat2 = R(logical(X(:,2)),:);
                %y1_m = mean(dat1,1);
                %y2_m = mean(dat2,1);
                %S1 = cov(dat1);
                %S2 = cov(dat2);
                %S = ((0.5*N*(0.5*N -1)-1)*S1 + (0.5*N*(0.5*N -1)-1)*S2)/(N*(0.5*N -1)-2);
                
                %T2 = ((y1_m - y2_m)/inv(S)*(y1_m - y2_m)')*((0.5*N*(0.5*N -1)*0.5*N*(0.5*N -1))/(N*(0.5*N -1)));
                %F = T2*((N*(0.5*N -1) - 3) / (2*(N*(0.5*N -1) - 2)));
                %NMeas_Cell{m2,m1}(c2,c1) = T2;%f2z_bloc(F,1,N*(0.5*N -1) - 3);%*atanh(cor_all);
                
            end
        end
        
    end
end
prctile(NMeas_Cell{3,3}(:),[1 99])

figure('Pos',[164 67 1504 926])
Data = NMeas_Cell';
tmp_max = cell2mat(cellfun(@(x) max(x(:)), Data,'UniformOutput',0));
tmp_min = cell2mat(cellfun(@(x) min(x(:)), Data,'UniformOutput',0));
c_limit = [-0.5 0.5]; %prctile(NMeas_Cell{3,3}(:),[1 99]);%[min(tmp_min(:))+0.9 max(tmp_max(:))-1];
phase_shift = [1.2 0.6 0 -0.6 -1.2];
for sbp = 1:25
    h1 = subplot(5,5,sbp);
    imagesc(Data{sbp});
    set(gca,'clim',c_limit, 'xtick',[], 'ytick',[])
    axis square
    aspect = get(h1,'PlotBoxAspectRatio');
    set(h1,'Units','pixels');
    pos = get(h1,'Position');
    pos(3) = aspect(1)/aspect(2)*pos(4);
    set(h1,'Position',pos);
    
    h2 = axes('Units','pixels','pos',[pos(1) pos(2)-25 pos(3) 20],'xlim',[-15 155],'ylim',[-15 15],'visible','off');
    hold on
    for elp = 1:5
        t = linspace(0,2*pi) ;
        a = 15; b = 15;
        x = a*cos(t+phase_shift(elp)) ;
        y = b*sin(t) ;
        plot(x+35*(elp-1),y,'k','linewidth',2)
    end
    axis equal
    box off
    h3 = axes('Units','pixels','pos',[pos(1)-25 pos(2) 20 pos(4)],'xlim',[-15 15],'ylim',[-15 155],'visible','off');
    hold on
    for elp = 1:5
        t = linspace(0,2*pi) ;
        a = 15; b = 15;
        x = a*cos(t+phase_shift(elp)) ;
        y = b*sin(t) ;
        plot(x,y+35*(elp-1),'k','linewidth',2)
    end
    axis equal
    box off
    
    set(h1,'Units','normalized')
    set(h2,'Units','normalized')
    set(h3,'Units','normalized')
    
end 


%% Plot Correlations

mus = [kron(ones(5,1),[-3 -1 0 1 3]') kron([-3 -1 0 1 3]',ones(5,1))];

figure('Pos', [326 71 1291 912])

mu = [0 0; 0 0];
sigma = cat(3,[1 .9; .9 1], [1 .9; .9 1]);
for sbp = 1:25
    mu(2,:) = [mus(sbp) mus(sbp)];
    R = [];
    R = [R; mvnrnd(mu(1,:),sigma(:,:,1),N)];
    R = [R; mvnrnd(mu(2,:),sigma(:,:,2),N)];
    R_tr = tiedrank_(R,1); R_tr_g1 = tiedrank_(R(1:N,:),1); R_tr_g2 = tiedrank_(R(N+1:end,:),1);
    h1 = subplot(5,5,sbp);
    plot(R_tr(1:N,1),R_tr(1:N,2),'+r')
    hold on
    plot(R_tr(N+1:end,1),R_tr(N+1:end,2),'+g')
    set(gca,'xlim',[-5 40], 'ylim',[-5 40], 'xtick', [],'ytick',[]) %set(gca,'xlim',[-5 5], 'ylim',[-5 5], 'xtick', [],'ytick',[])
    B = polyfit(R_tr(:,1), R_tr(:,2),1);
    ls1 = plot(linspace(min(R_tr(:,1)), max(R_tr(:,1)),N),B(2) + linspace(min(R_tr(:,1)), max(R_tr(:,1)),N)*B(1),'--m','linewidth',1.5);
    text(ls1.XData(end), ls1.YData(end),strrep(sprintf('r = %1.3f',corr(R_tr(:,1), R_tr(:,2))),'0.','.'),'Color','m')
    B = polyfit(R_tr(1:N,1), R_tr(1:N,2),1);
    ls2 = plot(linspace(min(R_tr(1:N,1)), max(R_tr(1:N,1)),N),B(2) + linspace(min(R_tr(1:N,1)), max(R_tr(1:N,1)),N)*B(1),'--r','linewidth',1.5);
    text(ls2.XData(end), ls2.YData(end),strrep(sprintf('r = %1.3f',corr(R_tr(1:N,1), R_tr(1:N,2))),'0.','.'),'Color','r')
    B = polyfit(R_tr(N+1:end,1), R_tr(N+1:end,2),1);
    ls3 = plot(linspace(min(R_tr(N+1:end,1)), max(R_tr(N+1:end,1)),N),B(2) + linspace(min(R_tr(N+1:end,1)), max(R_tr(N+1:end,1)),N)*B(1),'--g','linewidth',1.5);
    text(ls3.XData(end), ls3.YData(end),strrep(sprintf('r = %1.3f',corr(R_tr(N+1:end,1), R_tr(N+1:end,2))),'0.','.'),'Color','g')
    hold off
    
    title(sprintf('V_{corr} = %1.4f', (atanh(corr(R_tr_g1(:,1), R_tr_g1(:,2))) - atanh(corr(R_tr_g2(:,1), R_tr_g2(:,2))))*(atanh(corr(R_tr(:,1), R_tr(:,2))))),'fontsize',8)
    axis square
end


%% New Idea

N = 56;

mus = [kron(ones(5,1),([-3 -1 0 1 3])') kron(([3 1 0 -1 -3])',ones(5,1))];

figure('Pos', [326 71 1291 912])

mu = [0 0; 0 0];
sigma = cat(3,[1 0; 0 1], [1 0; 0 1]);
for sbp = 1:25
    mu(2,:) = [mus(sbp,1) mus(sbp,2)];
    R = [];
    R = [R; mvnrnd(mu(1,:),sigma(:,:,1),N)];
    R = [R; mvnrnd(mu(2,:),sigma(:,:,2),N)];
    R_tr = tiedrank_(R,1); R_tr_g1 = tiedrank_(R(1:N,:),1); R_tr_g2 = tiedrank_(R(N+1:end,:),1);
    %R_tr = R;
    h1 = subplot(5,5,sbp);
    plot(R_tr(1:N,1),R_tr(1:N,2),'+r')
    hold on
    plot(R_tr(N+1:end,1),R_tr(N+1:end,2),'+g')
    set(gca,'xlim',[min(R_tr(:))-20 max(R_tr(:))+13], 'ylim',[min(R_tr(:))-20 max(R_tr(:))+13], 'xtick', [],'ytick',[]) %set(gca,'xlim',[-5 5], 'ylim',[-5 5], 'xtick', [],'ytick',[])
    B = polyfit(R_tr(:,1), R_tr(:,2),1);
    ls1 = plot(linspace(min(R_tr(:,1)), max(R_tr(:,1)),N),B(2) + linspace(min(R_tr(:,1)), max(R_tr(:,1)),N)*B(1),'--m','linewidth',1.5);
    text(ls1.XData(end), ls1.YData(end),strrep(sprintf('r = %1.3f',corr(R_tr(:,1), R_tr(:,2))),'0.','.'),'Color','m')
    B = polyfit(R_tr(1:N,1), R_tr(1:N,2),1);
    ls2 = plot(linspace(min(R_tr(1:N,1)), max(R_tr(1:N,1)),N),B(2) + linspace(min(R_tr(1:N,1)), max(R_tr(1:N,1)),N)*B(1),'--r','linewidth',1.5);
    text(ls2.XData(end), ls2.YData(end),strrep(sprintf('r = %1.3f',corr(R_tr(1:N,1), R_tr(1:N,2))),'0.','.'),'Color','r')
    B = polyfit(R_tr(N+1:end,1), R_tr(N+1:end,2),1);
    ls3 = plot(linspace(min(R_tr(N+1:end,1)), max(R_tr(N+1:end,1)),N),B(2) + linspace(min(R_tr(N+1:end,1)), max(R_tr(N+1:end,1)),N)*B(1),'--g','linewidth',1.5);
    text(ls3.XData(end), ls3.YData(end),strrep(sprintf('r = %1.3f',corr(R_tr(N+1:end,1), R_tr(N+1:end,2))),'0.','.'),'Color','g')
    hold off
    
    %X = [ones(2*N,1), R_tr(:,2)];
    %%X = [ones(2*N,1), kron([1;0], ones(N,1))];
    %%X = R_tr(:,2);
    %y = R_tr(:,1);
    %SS_tot = (y - mean(y))' * (y - mean(y));
    %SS_res1 = (y - X*((X'*X)\X'*y))' * (y - X*((X'*X)\X'*y));
    %%Rsq1 = 1 - SS_res1/SS_tot;
    %X = [ones(2*N,1), R_tr(:,2), kron([1;0], ones(N,1))];
    %%X = [ones(2*N,1), R_tr(:,2), kron([1;0], ones(N,1)).*R_tr(:,2)];
    %%X = [R_tr(:,2), kron([1;0], ones(16,1)), kron([0;1], ones(16,1))];
    %SS_res2 = (y - X*((X'*X)\X'*y))' * (y - X*((X'*X)\X'*y));
    %%Rsq2 = 1 - SS_res2/SS_tot;
    %F = (SS_res1 - SS_res2)/(SS_res2 / (2*N - 3));
    %p = fcdf(F,1,2*N - 3,'upper');
    %meas = abs(norminv(p))*atanh(corr(R_tr(:,1), R_tr(:,2)));
    
    y = tiedrank_(R(:,1) .* R(:,2),1);
    X = [kron([1;0], ones(N,1)), kron([0;1], ones(N,1))];
    SS_tot = (y - mean(y))' * (y - mean(y));
    SS_res = (y - X*((X'*X)\X'*y))' * (y - X*((X'*X)\X'*y));
    meas = atanh(sqrt(1 - SS_res/SS_tot)) * atanh(corr(R_tr(:,1), R_tr(:,2)));
    
    %[~,p_val] = ttest2(reshape(R(1:N,:),N*2,1), reshape(R(N+1:end,:),N*2,1));
    %meas = (atanh(corr(R_tr_g1(:,1), R_tr_g1(:,2))) - atanh(corr(R_tr_g2(:,1), R_tr_g2(:,2))))*(atanh(corr(R_tr(:,1), R_tr(:,2))))*norminv(1-p_val,0,1);
    
    %X = [kron([1;0], ones(N,1)) kron([0;1], ones(N,1))];

    %dat1 = R(logical(X(:,1)),:); dat2 = R(logical(X(:,2)),:);
    %y1_m = mean(dat1,1);
    %y2_m = mean(dat2,1);
    %S1 = cov(dat1);
    %S2 = cov(dat2);
    %S = ((0.5*N*(0.5*N -1)-1)*S1 + (0.5*N*(0.5*N -1)-1)*S2)/(N*(0.5*N -1)-2);

    %T2 = ((y1_m - y2_m)/inv(S)*(y1_m - y2_m)')*((0.5*N*(0.5*N -1)*0.5*N*(0.5*N -1))/(N*(0.5*N -1)));
    %meas = T2;
    title(sprintf('V_{corr} = %1.4f', meas),'fontsize',8)
    axis square
end



%% New New Crossproduct Idea

N = 56;

mus = [kron(ones(5,1),([-3 -1 0 1 3])') kron(([3 1 0 -1 -3])',ones(5,1))];

figure('Pos', [326 71 1291 912])

mu = [0 0; 0 0];
sigma = cat(3,[1 0; 0 1], [1 0; 0 1]);
for sbp = 1:25
    mu(2,:) = [mus(sbp,1) mus(sbp,2)];
    R = [];
    R = [R; mvnrnd(mu(1,:),sigma(:,:,1),N)];
    R = [R; mvnrnd(mu(2,:),sigma(:,:,2),N)];
    R_tr = tiedrank_(R,1); 
    dat = tiedrank_(R(:,1).*R(:,2),1); % R_tr(:,1).*R_tr(:,2); R(:,1).*R(:,2);
    h1 = subplot(5,5,sbp);
    hold on
    histogram(dat(1:N),15)
    histogram(dat(N+1:end),15)
    hold off
    
    y = dat;
    X = [kron([1;0], ones(N,1)), kron([0;1], ones(N,1))];
    SS_tot = (y - mean(y))' * (y - mean(y));
    SS_res = (y - X*((X'*X)\X'*y))' * (y - X*((X'*X)\X'*y));
    meas = atanh(sqrt(1 - SS_res/SS_tot)) * atanh(corr(R_tr(:,1), R_tr(:,2)));
    
    title(sprintf('V_{corr} = %1.4f', meas),'fontsize',8)
    set(gca, 'xlim', [-2 130], 'ylim', [0 15])
    axis square
end




%% Try out Real Data

msr = 1;

% ROI Electrode positions
% Biosemi 128 Electrodes System Radial ABC
Electrodes_ROIs

% Hypotheses Matrix
trl_mat = [kron([1;2],ones(64,1)) kron([1;2;1;2],ones(32,1))];
Perceptual_Mat_full = zeros(size(trl_mat,1));
Semantic_Mat_full = zeros(size(trl_mat,1));
for i = 1:size(trl_mat,1)-1
    for j = (i+1):size(trl_mat,1)
        if(j ~= size(trl_mat,1) - (i - 1))
            if(trl_mat(i,1) == 1 && trl_mat(j,1) == 1)
                Perceptual_Mat_full(i,j) = 1;
            elseif(trl_mat(i,1) == 2 && trl_mat(j,1) == 2)
                Perceptual_Mat_full(i,j) = 2;
            else
                Perceptual_Mat_full(i,j) = -1;
            end

            if(trl_mat(i,2) == 1 && trl_mat(j,2) == 1)
                Semantic_Mat_full(i,j) = 1;
            elseif(trl_mat(i,2) == 2 && trl_mat(j,2) == 2)
                Semantic_Mat_full(i,j) = 2;
            else
                Semantic_Mat_full(i,j) = -1;
            end
        end
    end
end

Perceptual_Mat_red16 = zeros(16);
Semantic_Mat_red16 = zeros(16);
for i = 1:16-1
    for j = (i+1):16
        if(j ~= 16 - (i - 1))
            if(trl_mat(8*i,1) == 1 && trl_mat(8*j,1) == 1)
                Perceptual_Mat_red16(i,j) = 1;
            elseif(trl_mat(8*i,1) == 2 && trl_mat(8*j,1) == 2)
                Perceptual_Mat_red16(i,j) = 2;
            else
                Perceptual_Mat_red16(i,j) = -1;
            end

            if(trl_mat(8*i,2) == 1 && trl_mat(8*j,2) == 1)
                Semantic_Mat_red16(i,j) = 1;
            elseif(trl_mat(8*i,2) == 2 && trl_mat(8*j,2) == 2)
                Semantic_Mat_red16(i,j) = 2;
            else
                Semantic_Mat_red16(i,j) = -1;
            end
        end
    end
end

% Load Data 
% Subject Names
load('RSA_Data_Enc','Subj_names')

% Create Data Struct for Encoding
tmp_strct_enc = load('RSA_Data_Enc');
measures = tmp_strct_enc.RSA_Data_CM.OCC.meas16;
tmp_strct_ret = load('RSA_Data_Ret');
RSA_Data_Enc = [];
RSA_Data_Ret = [];
for sub = 1:length(Subj_names)
    if(sub == 1)
        RSA_Data_Enc.Names   = Subj_names;
        for fn = fieldnames(tmp_strct_enc.(['RSA_Data_',Subj_names{sub}]).OCC)'
            RSA_Data_Enc.(fn{1}) = tmp_strct_enc.(['RSA_Data_',Subj_names{sub}]).OCC.(fn{1});
        end
        RSA_Data_Enc = rmfield(RSA_Data_Enc, {'Name','TimeVec1024','RSA_full','MDS_full','RSA_16','Encoding_Data','TrialInfo'...
                                      'rsa_dim','curROI','curROI_name'});
        RSA_Data_Enc.OCC_ROI = tmp_strct_enc.(['RSA_Data_',Subj_names{sub}]).OCC.curROI; 
        RSA_Data_Enc.TMP_ROI = tmp_strct_enc.(['RSA_Data_',Subj_names{sub}]).TMP.curROI;
        RSA_Data_Enc.FRT_ROI = tmp_strct_enc.(['RSA_Data_',Subj_names{sub}]).FRT.curROI;
        RSA_Data_Enc.CNT_ROI = tmp_strct_enc.(['RSA_Data_',Subj_names{sub}]).CNT.curROI;
        RSA_Data_Enc.PRT_ROI = tmp_strct_enc.(['RSA_Data_',Subj_names{sub}]).PRT.curROI;

        RSA_Data_Ret.Names   = Subj_names;
        for fn = fieldnames(tmp_strct_ret.(['RSA_Data_',Subj_names{sub}]).OCC)'
            RSA_Data_Ret.(fn{1}) = tmp_strct_ret.(['RSA_Data_',Subj_names{sub}]).OCC.(fn{1});
        end
        RSA_Data_Ret = rmfield(RSA_Data_Ret, {'Name','TimeVec1024','RSA_full','MDS_full','RSA_16','Retrieval_Data','TrialInfo'...
                                      'rsa_dim','curROI','curROI_name'});
        RSA_Data_Ret.OCC_ROI = tmp_strct_ret.(['RSA_Data_',Subj_names{sub}]).OCC.curROI; 
        RSA_Data_Ret.TMP_ROI = tmp_strct_ret.(['RSA_Data_',Subj_names{sub}]).TMP.curROI;
        RSA_Data_Ret.FRT_ROI = tmp_strct_ret.(['RSA_Data_',Subj_names{sub}]).FRT.curROI;
        RSA_Data_Ret.CNT_ROI = tmp_strct_ret.(['RSA_Data_',Subj_names{sub}]).CNT.curROI;
        RSA_Data_Ret.PRT_ROI = tmp_strct_ret.(['RSA_Data_',Subj_names{sub}]).PRT.curROI;

    end

    if(~isempty(tmp_strct_enc.(['RSA_Data_',Subj_names{sub}]).OCC.RSA_full))
        RSA_Data_Enc.OCC.full_Data(sub,:,:,:) = permute(tmp_strct_enc.(['RSA_Data_',Subj_names{sub}]).OCC.RSA_full{1,msr},[3 1 2]);
        RSA_Data_Enc.TMP.full_Data(sub,:,:,:) = permute(tmp_strct_enc.(['RSA_Data_',Subj_names{sub}]).TMP.RSA_full{1,msr},[3 1 2]);
        RSA_Data_Enc.FRT.full_Data(sub,:,:,:) = permute(tmp_strct_enc.(['RSA_Data_',Subj_names{sub}]).FRT.RSA_full{1,msr},[3 1 2]);
        RSA_Data_Enc.CNT.full_Data(sub,:,:,:) = permute(tmp_strct_enc.(['RSA_Data_',Subj_names{sub}]).CNT.RSA_full{1,msr},[3 1 2]);
        RSA_Data_Enc.PRT.full_Data(sub,:,:,:) = permute(tmp_strct_enc.(['RSA_Data_',Subj_names{sub}]).PRT.RSA_full{1,msr},[3 1 2]);
    end
    RSA_Data_Enc.OCC.red16_Data(sub,:,:,:) = permute(tmp_strct_enc.(['RSA_Data_',Subj_names{sub}]).OCC.RSA_16{1,msr},[3 1 2]);
    RSA_Data_Enc.TMP.red16_Data(sub,:,:,:) = permute(tmp_strct_enc.(['RSA_Data_',Subj_names{sub}]).TMP.RSA_16{1,msr},[3 1 2]);
    RSA_Data_Enc.FRT.red16_Data(sub,:,:,:) = permute(tmp_strct_enc.(['RSA_Data_',Subj_names{sub}]).FRT.RSA_16{1,msr},[3 1 2]);
    RSA_Data_Enc.CNT.red16_Data(sub,:,:,:) = permute(tmp_strct_enc.(['RSA_Data_',Subj_names{sub}]).CNT.RSA_16{1,msr},[3 1 2]);
    RSA_Data_Enc.PRT.red16_Data(sub,:,:,:) = permute(tmp_strct_enc.(['RSA_Data_',Subj_names{sub}]).PRT.RSA_16{1,msr},[3 1 2]);

    if(~isempty(tmp_strct_ret.(['RSA_Data_',Subj_names{sub}]).OCC.RSA_full))
        RSA_Data_Ret.OCC.full_Data(sub,:,:,:) = permute(tmp_strct_ret.(['RSA_Data_',Subj_names{sub}]).OCC.RSA_full{1,msr},[3 1 2]);
        RSA_Data_Ret.TMP.full_Data(sub,:,:,:) = permute(tmp_strct_ret.(['RSA_Data_',Subj_names{sub}]).TMP.RSA_full{1,msr},[3 1 2]);
        RSA_Data_Ret.FRT.full_Data(sub,:,:,:) = permute(tmp_strct_ret.(['RSA_Data_',Subj_names{sub}]).FRT.RSA_full{1,msr},[3 1 2]);
        RSA_Data_Ret.CNT.full_Data(sub,:,:,:) = permute(tmp_strct_ret.(['RSA_Data_',Subj_names{sub}]).CNT.RSA_full{1,msr},[3 1 2]);
        RSA_Data_Ret.PRT.full_Data(sub,:,:,:) = permute(tmp_strct_ret.(['RSA_Data_',Subj_names{sub}]).PRT.RSA_full{1,msr},[3 1 2]);
    end
    RSA_Data_Ret.OCC.red16_Data(sub,:,:,:) = permute(tmp_strct_ret.(['RSA_Data_',Subj_names{sub}]).OCC.RSA_16{1,msr},[3 1 2]);
    RSA_Data_Ret.TMP.red16_Data(sub,:,:,:) = permute(tmp_strct_ret.(['RSA_Data_',Subj_names{sub}]).TMP.RSA_16{1,msr},[3 1 2]);
    RSA_Data_Ret.FRT.red16_Data(sub,:,:,:) = permute(tmp_strct_ret.(['RSA_Data_',Subj_names{sub}]).FRT.RSA_16{1,msr},[3 1 2]);
    RSA_Data_Ret.CNT.red16_Data(sub,:,:,:) = permute(tmp_strct_ret.(['RSA_Data_',Subj_names{sub}]).CNT.RSA_16{1,msr},[3 1 2]);
    RSA_Data_Ret.PRT.red16_Data(sub,:,:,:) = permute(tmp_strct_ret.(['RSA_Data_',Subj_names{sub}]).PRT.RSA_16{1,msr},[3 1 2]);

    RSA_Data_Enc.Encoding_Data{sub} = tmp_strct_enc.(['RSA_Data_',Subj_names{sub}]).OCC.Encoding_Data;
    RSA_Data_Enc.TrialInfo{sub} = tmp_strct_enc.(['RSA_Data_',Subj_names{sub}]).OCC.TrialInfo;

    RSA_Data_Ret.Retrieval_Data{sub} = tmp_strct_ret.(['RSA_Data_',Subj_names{sub}]).OCC.Retrieval_Data;
    RSA_Data_Ret.TrialInfo{sub} = tmp_strct_ret.(['RSA_Data_',Subj_names{sub}]).OCC.TrialInfo;

end
clear tmp_strct_enc tmp_strct_ret


% Plot Scattergrams of Real Data

ROI = {'OCC','TMP','FRT','CNT','PRT'};
r = 1;
N = 56;


figure('Pos', [326 71 1291 912])

for sbp = 1:9
    
    enc_samp = datasample(1:length(RSA_Data_Enc.TimeVec),1);
    ret_samp = datasample(1:length(RSA_Data_Ret.TimeVec),1);
    
    cur_data1 = nanmean(squeeze(RSA_Data_Enc.(ROI{r}).red16_Data(:,enc_samp,Perceptual_Mat_red16 > 0))',2);
    cur_data2 = nanmean(squeeze(RSA_Data_Ret.(ROI{r}).red16_Data(:,enc_samp,Perceptual_Mat_red16 > 0))',2);
    gr_WI = [reshape(cur_data1,[],1) reshape(cur_data2,[],1)];
    
    cur_data1 = nanmean(squeeze(RSA_Data_Enc.(ROI{r}).red16_Data(:,enc_samp,Perceptual_Mat_red16 < 0))',2);
    cur_data2 = nanmean(squeeze(RSA_Data_Ret.(ROI{r}).red16_Data(:,enc_samp,Perceptual_Mat_red16 < 0))',2);
    gr_BT = [reshape(cur_data1,[],1) reshape(cur_data2,[],1)];
    
    R_tr = [gr_WI; gr_BT];
    
    h = subplot(3,3,sbp);
    plot(gr_WI(:,1),gr_WI(:,2),'ro')
    hold on
    plot(gr_BT(:,1),gr_BT(:,2),'go')  
    hold on
    B = polyfit(R_tr(:,1), R_tr(:,2),1);
    ls1 = plot(linspace(min(R_tr(:,1)), max(R_tr(:,1)),N),B(2) + linspace(min(R_tr(:,1)), max(R_tr(:,1)),N)*B(1),'--m','linewidth',1.5);
    text(ls1.XData(end), ls1.YData(end),strrep(sprintf('r = %1.3f',corr(R_tr(:,1), R_tr(:,2))),'0.','.'),'Color','m')
    B = polyfit(R_tr(1:N,1), R_tr(1:N,2),1);
    ls2 = plot(linspace(min(R_tr(1:N,1)), max(R_tr(1:N,1)),N),B(2) + linspace(min(R_tr(1:N,1)), max(R_tr(1:N,1)),N)*B(1),'--r','linewidth',1.5);
    text(ls2.XData(end), ls2.YData(end),strrep(sprintf('r = %1.3f',corr(R_tr(1:N,1), R_tr(1:N,2))),'0.','.'),'Color','r')
    B = polyfit(R_tr(N+1:end,1), R_tr(N+1:end,2),1);
    ls3 = plot(linspace(min(R_tr(N+1:end,1)), max(R_tr(N+1:end,1)),N),B(2) + linspace(min(R_tr(N+1:end,1)), max(R_tr(N+1:end,1)),N)*B(1),'--g','linewidth',1.5);
    text(ls3.XData(end), ls3.YData(end),strrep(sprintf('r = %1.3f',corr(R_tr(N+1:end,1), R_tr(N+1:end,2))),'0.','.'),'Color','g')
    hold off
    [~,p_val] = ttest2(reshape(R_tr(1:N,:),N*2,1), reshape(R_tr(N+1:end,:),N*2,1));
    meas = (abs(norminv(p_val,0,1))/(atanh(corr(gr_WI(:,1), gr_WI(:,2))) - atanh(corr(gr_BT(:,1), gr_BT(:,2)))))*(atanh(corr(R_tr(:,1), R_tr(:,2))));
    title(sprintf('Enc: %1.3f - Ret: %1.3f - V_{corr} = %1.4f', RSA_Data_Enc.TimeVec(enc_samp), RSA_Data_Ret.TimeVec(ret_samp), meas),'fontsize',8)
    axis square
    set(h,'xlim',[0.4 0.65],'ylim',[0.4 0.65])
    axis square
end



N = 56;

Dur_Meth = zeros(2,1);

tic
X1 = kron(eye(23),[kron([1;0],ones(N,1)) kron([0;1],ones(N,1))]); % ones(length(y2),1)
for i = 1:10000
    
    dat1 = rand(112,23);
    dat2 = rand(112,23);
    y = dat1.*dat2;
    y2 = bsxfun(@times, kron(eye(23),ones(2*N,1)),y(:));
    SS_tot1 = sum(bsxfun(@minus, y, mean(y)).^2,1);%' * bsxfun(@minus, y, mean(y));
    %SS_tot1 = bsxfun(@minus, y, mean(y))' * bsxfun(@minus, y, mean(y));
    SS_res1 = sum((y2 - X1*((X1'*X1)\X1'*y2)).^2,1);
    %SS_res1 = (y2 - X1*((X1'*X1)\X1'*y2))' * (y2 - X1*((X1'*X1)\X1'*y2));
    meas1 = atanh(sqrt(1 - SS_res1./SS_tot1))';
    
end
Dur_Meth(1,1) = toc;

tic
X2 = [kron([1;0], ones(N,1)), kron([0;1], ones(N,1))];
for i = 1:10000
    
    dat1 = rand(112,23);
    dat2 = rand(112,23);
    meas2 = zeros(23,1);
    SS_tot2 = zeros(23,1);
    SS_res2 = zeros(23,1);
    for sub = 1:23
        y = tiedrank_(dat1(:,sub) .* dat2(:,sub),1);
        SS_tot2(sub) = sum((y - mean(y)).^2);
        SS_res2(sub) = sum((y - X2*((X2'*X2)\X2'*y)).^2);
        meas2(sub,1) = atanh(sqrt(1 - SS_res2(sub)/SS_tot2(sub)));
    end
    
end
Dur_Meth(2,1) = toc;
